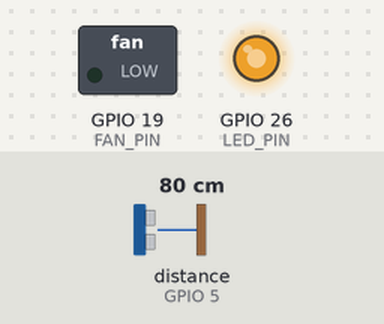
A sketch run on a simulated ESP32. Shown: switched loads named in the sketch (green lamp = pin HIGH), output pins drawn as LEDs (lit = HIGH). Inputs (shaded band) come from the test bench; at power-on: distance to the obstacle (sensor on GPIO 5) 80 cm. The echo pulse lasts 58.3 µs per cm; WiFi joins after 1.5 s; servers stay silent unless stated; the local clock reads 2024-03-15 10:24:30 at power-on unless the sketch sets it; no MQTT or app messages arrive unless stated; what the sketch prints to the serial monitor is not drawn.

Above: at 2.2 s.
2.3 s: distance to the obstacle (sensor on GPIO 5) set to 22 cm
At 2.51 s:
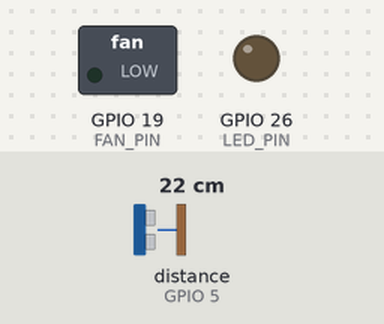
4.2 s: distance to the obstacle (sensor on GPIO 5) set to 17 cm
At 5.8 s:
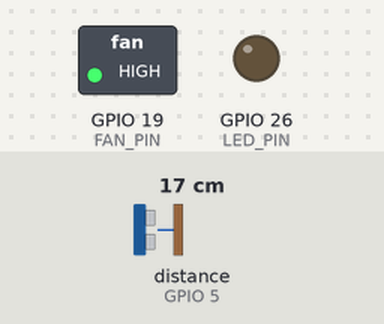
Timing chart, 0 to 8.4 s (numbered marks = the images above; inputs shaded):
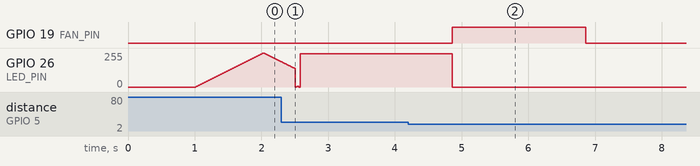

The sketch:

firmware.ino
```cpp
#include "wifi.h"
#include "ntp.h"
#include "mqtt.h"
#include "hardware.h"

long lastMessageTime = 0;
long lastMeasure = millis();
long lastActivation = millis() - 30000;

void
sendHeartBeat(
) {

  if (lastMessageTime == 0 ||
      millis() - lastMessageTime > (60000) ) {

    char payload[MSG_SIZE] = {0};

    messageGenerator(payload, true);

    mqtt_publish(payload);

    lastMessageTime = millis();

  }
}

void
sendMessage(
) {
  char payload[MSG_SIZE] = {0};
  messageGenerator(payload, false);
  mqtt_publish(payload);
  lastMessageTime = millis();
}

void setup() {

  hardwareSetup();

  //Debug Fan
  //  while(1){
  //    activateFan();
  //    delay(2000);
  //  }

  Serial.println(" ");
  Serial.println(" ");
  Serial.println(VERSION);
  Serial.println(" ");

}

void loop() {

  now = time(nullptr);

  while ( !wifiConnect() || !mqttConnect() ) {
    Serial.println("Nova tentativa em 5 segundos");
    delay(5000);
  }

  client.loop();

  sendHeartBeat( );

  if ( millis() - lastMeasure > 250 &&
       millis() - lastActivation > 30000 ) {

    setLedBright(1000);
    long mm = getDistance();
    Serial.printf("distancia: %ld\n", mm);
    int count = 0;
    while ( mm > 50 && mm < 200 ) {

      if ( count == 2 ) {
        setLedBright(0);
        lastActivation = millis();
        activateFan();
        sendMessage();
        break;
      }

      mm = getDistance();
      count++;

      delay(250);
    }

    lastMeasure = millis();
  }
}
```

hardware.h
```cpp
#pragma once

#include <hcsr04.h>

#define TRIG_PIN 4
#define ECHO_PIN 5

hw_timer_t *timer = NULL;
bool ledIncBright = true;

HCSR04 hcsr04(TRIG_PIN, ECHO_PIN, 20, 4000);

#define LED_PIN 26
#define FAN_PIN 19

static uint16_t  ledBright = 0;

void setLedBright(
  uint16_t value
) {
  if (value > 1023) {
    ledBright = 1023;
  } else {
    ledBright = value;
  }

  ledcWrite(0, ledBright);
}

bool
increaseLedBright(
  uint8_t value
) {
  if ( ledBright + value < 1023) {
    ledBright += value;
    ledcWrite(0, ledBright);
    return true;
  } else {
    ledBright = 1023;
    ledcWrite(0, ledBright);
    return false;
  }
}

bool
decreaseLedBright(
  uint16_t value
) {
  if ( ledBright > value ) {
    ledBright = ledBright - value;
    ledcWrite(0, ledBright);
    return true;
  } else {
    ledBright = 0;
    ledcWrite(0, ledBright);
    return false;
  }
}

void
hardwareSetup(
) {

  Serial.begin(115200);
  delay(1000);

  pinMode(LED_PIN, OUTPUT);
  pinMode(FAN_PIN, OUTPUT);
  ledcAttachPin(LED_PIN, 0);
  ledcSetup(0, 1000, 10);

}

void
ledWaitingModeTask(
) {
  if ( ledIncBright ) {
    if ( !increaseLedBright(10) ) {
      ledIncBright = false;
    }
  }
  else {
    if ( !decreaseLedBright(10)) {
      ledIncBright = true;
    }
  }
}

void
ledWaitingModeStop(
) {
  if (timer != NULL) {
    timerEnd(timer);
    timer = NULL;
  }
  setLedBright(0);
}

void
ledWaitingModeStart(
) {

  if ( timer != NULL) {
    ledWaitingModeStop();
    delay(100);
  }

  timer = timerBegin(0, 80, true);
  timerAttachInterrupt(timer, &ledWaitingModeTask, true);
  timerAlarmWrite(timer, 10000, true);
  timerAlarmEnable(timer);

}

void
activateFan(
) {
  digitalWrite(FAN_PIN, HIGH);
  delay(2000);
  digitalWrite(FAN_PIN, LOW);
}

long
getDistance(
) {
  long dist = hcsr04.distanceInMillimeters();
  if (dist < 0) {
    dist = 0;
  }
  return dist;
}
```

mqtt.h
```cpp
#pragma once

#include <PubSubClient.h>
#include "wifi.h"

#define MQTT_BROKER "logicalis-eugeniostg-iothub.azure-devices.net"
#define MQTT_PORT   8883
#define MQTT_USER   "logicalis-eugeniostg-iothub.azure-devices.net/" DEVICE_ID "/api-version=2019-03-30"

#define MQTT_SUB_CLOUD_TO_DEVICE_TOPIC  "devices/" DEVICE_ID "/messages/devicebound/#"
#define MQTT_SUB_INVOKE_BASE_TOPIC      "$iothub/methods/POST/"
#define MQTT_SUB_INVOKE_TOPIC           "$iothub/methods/POST/#"

#define MQTT_PUB_INVOKE_REPLY_TOPIC     "$iothub/methods/res/{status_code}/?$rid={rid}"
#define MQTT_PUB_DEVICE_TO_CLOUD_TOPIC  "devices/" DEVICE_ID "/messages/events/"

PubSubClient client(net);

void
mqtt_client_callback(
  char *topic,
  byte *payload,
  unsigned int length
);

String
pubSubStatus(
  int8_t MQTTStatus
) {

  if (MQTTStatus == MQTT_CONNECTION_TIMEOUT)
    return "TIMEOUT";
  else if (MQTTStatus == MQTT_CONNECTION_LOST)
    return "CONEXÃO PERDIDA";
  else if (MQTTStatus == MQTT_CONNECT_FAILED)
    return "FALHOU";
  else if (MQTTStatus == MQTT_DISCONNECTED)
    return "DESCONCETADO";
  else if (MQTTStatus == MQTT_CONNECTED)
    return "CONECTADO";
  else if (MQTTStatus == MQTT_CONNECT_BAD_PROTOCOL)
    return "ERRO DE PROTOCOLO";
  else if (MQTTStatus == MQTT_CONNECT_BAD_CLIENT_ID)
    return "ERRO DE ID";
  else if (MQTTStatus == MQTT_CONNECT_UNAVAILABLE)
    return "INDISPONIVEL";
  else if (MQTTStatus == MQTT_CONNECT_BAD_CREDENTIALS)
    return "ERRO DE CREDENCIAIS";
  else if (MQTTStatus == MQTT_CONNECT_UNAUTHORIZED)
    return "NÃO AUTORIZADO";
  else
    return "DESCONHECIDO";

}

bool
mqttIsConnected(
) {
  return client.connected();
}

bool
mqttConnect(
) {
  bool result = true;

  if (client.connected()) {
    goto FINISH;
  }

  client.setServer(MQTT_BROKER, MQTT_PORT);
  client.setCallback(mqtt_client_callback);

  ledWaitingModeStart();
  Serial.print("Conectando ao mqtt - ");
  if (client.connect(DEVICE_ID, MQTT_USER, NULL)) {
    Serial.println(pubSubStatus(client.state()));
    if (!client.subscribe(MQTT_SUB_CLOUD_TO_DEVICE_TOPIC)) {
      Serial.printf( "Erro ao subscrever no topico %s - ", MQTT_SUB_CLOUD_TO_DEVICE_TOPIC);
      result = false;
      goto ERROR;
    } else {
      Serial.printf("Inscrito no topico %s\n", MQTT_SUB_CLOUD_TO_DEVICE_TOPIC);
    }
    if (!client.subscribe(MQTT_SUB_INVOKE_TOPIC)) {
      Serial.printf( "Erro ao subscrever no topico %s - ", MQTT_SUB_INVOKE_TOPIC);
      result = false;
      goto ERROR;
    } else {
      Serial.printf("Inscrito no topico %s\n", MQTT_SUB_INVOKE_TOPIC);
    }

    ledWaitingModeStop();
    goto FINISH;
  } else {
    Serial.println(pubSubStatus(client.state()));
    result = false;
  }

ERROR:
  client.disconnect();
FINISH:
  return result;
}

void
mqtt_publish(
  char *payload
) {
  if (client.connected()) {
    if (!client.publish(MQTT_PUB_DEVICE_TO_CLOUD_TOPIC, payload)) {
      Serial.printf("Erro ao publicar no topico %s - %s\r\n",
                    MQTT_PUB_DEVICE_TO_CLOUD_TOPIC ,
                    pubSubStatus(client.state()));
    } else {
      Serial.printf("Mensagem publicada no topico %s: \r\n%s\r\n",
                    MQTT_PUB_DEVICE_TO_CLOUD_TOPIC ,
                    payload);
    }
  } else {
    Serial.println("Mqtt desconectado");
  }
}

void
mqtt_client_callback(
  char *topic,
  byte *payload,
  unsigned int length
) {

}
```

ntp.h
```cpp
#pragma once

#define UTC_TIME_ZONE_BRAZIL_HOURS -3
#define UTC_TIME_ZONE_BRAZIL_SECONDS UTC_TIME_ZONE_BRAZIL_HOURS * 3600
#define DST_HOURS 0
#define DST_SECONDS DST_HOURS * 3600
#define CURRENT_TIME_APROXIMATION_AS_EPOCH_SECONDS 1510592825
#define NTP_SERVER_0 "pool.ntp.org"
#define NTP_SERVER_1 "time.nist.gov"

time_t now;
time_t nowish = CURRENT_TIME_APROXIMATION_AS_EPOCH_SECONDS;
long lastSetup = 0;

void
NTPSetup(
) {
  if ( lastSetup != 0 &&
       millis() - lastSetup < ( 1 * 60 * 60 * 1000 )) { //atualiza a cada hora
    return;
  }

  Serial.println("Ajustando Data/Hora.");

  // Configure the NTP servers
  configTime( UTC_TIME_ZONE_BRAZIL_SECONDS,
              DST_SECONDS,
              NTP_SERVER_0,
              NTP_SERVER_1);

  // Wait for the current time to be updated
  now = time(nullptr);
  while (now < nowish) {
    delay(500);
    Serial.print(".");
    now = time(nullptr);
  }

  Serial.println(" ");

  lastSetup = millis();

}
```

secrets.h
```cpp
#pragma once

#define VERSION       "Aromni 2020 - V0.005"
#define WIFI_SSID     "ssid"
#define WIFI_PASSWORD "pass"

#define DEVICE_ID "07f3c9e2-0a58-4872-8c8a-a935f901ab51"

#define MSG_SIZE 500

/*
 * CA certificate
 */
static const char cacert[] PROGMEM = \
"-----BEGIN CERTIFICATE-----\n"\
"MIIDdzCCAl+gAwIBAgIEAgAAuTANBgkqhkiG9w0BAQUFADBaMQswCQYDVQQGEwJJ\n"\
"RTESMBAGA1UEChMJQmFsdGltb3JlMRMwEQYDVQQLEwpDeWJlclRydXN0MSIwIAYD\n"\
"VQQDExlCYWx0aW1vcmUgQ3liZXJUcnVzdCBSb290MB4XDTAwMDUxMjE4NDYwMFoX\n"\
"DTI1MDUxMjIzNTkwMFowWjELMAkGA1UEBhMCSUUxEjAQBgNVBAoTCUJhbHRpbW9y\n"\
"ZTETMBEGA1UECxMKQ3liZXJUcnVzdDEiMCAGA1UEAxMZQmFsdGltb3JlIEN5YmVy\n"\
"VHJ1c3QgUm9vdDCCASIwDQYJKoZIhvcNAQEBBQADggEPADCCAQoCggEBAKMEuyKr\n"\
"mD1X6CZymrV51Cni4eiVgLGw41uOKymaZN+hXe2wCQVt2yguzmKiYv60iNoS6zjr\n"\
"IZ3AQSsBUnuId9Mcj8e6uYi1agnnc+gRQKfRzMpijS3ljwumUNKoUMMo6vWrJYeK\n"\
"mpYcqWe4PwzV9/lSEy/CG9VwcPCPwBLKBsua4dnKM3p31vjsufFoREJIE9LAwqSu\n"\
"XmD+tqYF/LTdB1kC1FkYmGP1pWPgkAx9XbIGevOF6uvUA65ehD5f/xXtabz5OTZy\n"\
"dc93Uk3zyZAsuT3lySNTPx8kmCFcB5kpvcY67Oduhjprl3RjM71oGDHweI12v/ye\n"\
"jl0qhqdNkNwnGjkCAwEAAaNFMEMwHQYDVR0OBBYEFOWdWTCCR1jMrPoIVDaGezq1\n"\
"BE3wMBIGA1UdEwEB/wQIMAYBAf8CAQMwDgYDVR0PAQH/BAQDAgEGMA0GCSqGSIb3\n"\
"DQEBBQUAA4IBAQCFDF2O5G9RaEIFoN27TyclhAO992T9Ldcw46QQF+vaKSm2eT92\n"\
"9hkTI7gQCvlYpNRhcL0EYWoSihfVCr3FvDB81ukMJY2GQE/szKN+OMY3EU/t3Wgx\n"\
"jkzSswF07r51XgdIGn9w/xZchMB5hbgF/X++ZRGjD8ACtPhSNzkE1akxehi/oCr0\n"\
"Epn3o0WC4zxe9Z2etciefC7IpJ5OCBRLbf1wbWsaY71k5h+3zvDyny67G7fyUIhz\n"\
"ksLi4xaNmjICq44Y3ekQEe5+NauQrz4wlHrQMz2nZQ/1/I6eYs9HRCwBXbsdtTLS\n"\
"R9I4LtD+gdwyah617jzV/OeBHRnDJELqYzmp\n"\
"-----END CERTIFICATE-----\n";

/*
 * cert.perm
 */
static const char client_cert[] PROGMEM = \
"-----BEGIN CERTIFICATE-----\n"\
"MIIDCTCCAfGgAwIBAgIUc9sfOxuufLjg1BhpSL1LxWPlAlcwDQYJKoZIhvcNAQEL\n"\
"BQAwFDESMBAGA1UEAwwJbG9jYWxob3N0MB4XDTIwMTAwNDAwMTMzMVoXDTIxMTAw\n"\
"NDAwMTMzMVowFDESMBAGA1UEAwwJbG9jYWxob3N0MIIBIjANBgkqhkiG9w0BAQEF\n"\
"AAOCAQ8AMIIBCgKCAQEAqocHwJvY6gO2Q3bLDJfAb1/ubki3vgjA6/CNOL4arLgc\n"\
"VAHBCQ9AGMfGDMDo7L1QIT6w1OwEiKhGjo4PVogSAFMwLoYsm/9kx0HRrwtIC4I+\n"\
"gnCOCFUqnuDgcKFMRCEKCzs0KrOZt4w5GRmAAIe10875YZyGy1QjzflNaNwGrRA+\n"\
"Q215Q4In0UZdtA+8XgPkBORD3tzU4CrFXpMiUKow8p0uIzc8ikdy5U/P6X35rC6I\n"\
"72tHsohVKjgWY1Sgmva3vBqsj3mAS1DNavoe1jYakU+2ada79o3pyI1LZzMF9IOb\n"\
"FFtqnJg05WJP+dBX9nnuo9aCzsa2B3CBQwsbpuMjgQIDAQABo1MwUTAdBgNVHQ4E\n"\
"FgQUS3Ti2z/Qy34sw2RWJ1Qm9HGCNJcwHwYDVR0jBBgwFoAUS3Ti2z/Qy34sw2RW\n"\
"J1Qm9HGCNJcwDwYDVR0TAQH/BAUwAwEB/zANBgkqhkiG9w0BAQsFAAOCAQEAiia4\n"\
"XvjW57RQQD+Sp/sI8CKLsk/7KypU/L7ibHGrbqf2driegnP8XMaICMOy39VktoLY\n"\
"RltCLrbljirHbjq0lWlkFBycHSpMF122SgK5HQC0+WoxZcvaGIrua9y6uWumezyV\n"\
"xL6pYp16jb+X9JUCKm6yU/yMJrbKqkZPYN+WS+S4gyVRybK1PjO+iI7a0/hqm8jQ\n"\
"VVYW28jIJNcmE4NZaid6w9p1kFwgM0/oKaV2VQ3lahgO9lW00SSNE0MM8SXcenks\n"\
"smGcoh9jCJIst7AeMfLz5yhIWgvtNIikp2jboAJ2h1htaomiQIwNOWO7jXO+ZBv3\n"\
"uyxRRbVffFXPfzzUxQ==\n"\
"-----END CERTIFICATE-----\n";

/*
 * key.perm
 */
static const char privkey[] PROGMEM = \
"-----BEGIN PRIVATE KEY-----\n"
"MIIEvQIBADANBgkqhkiG9w0BAQEFAASCBKcwggSjAgEAAoIBAQCqhwfAm9jqA7ZD\n"
"dssMl8BvX+5uSLe+CMDr8I04vhqsuBxUAcEJD0AYx8YMwOjsvVAhPrDU7ASIqEaO\n"
"jg9WiBIAUzAuhiyb/2THQdGvC0gLgj6CcI4IVSqe4OBwoUxEIQoLOzQqs5m3jDkZ\n"
"GYAAh7XTzvlhnIbLVCPN+U1o3AatED5DbXlDgifRRl20D7xeA+QE5EPe3NTgKsVe\n"
"kyJQqjDynS4jNzyKR3LlT8/pffmsLojva0eyiFUqOBZjVKCa9re8GqyPeYBLUM1q\n"
"+h7WNhqRT7Zp1rv2jenIjUtnMwX0g5sUW2qcmDTlYk/50Ff2ee6j1oLOxrYHcIFD\n"
"Cxum4yOBAgMBAAECggEBAI1d56VbDZXigeSnxGiqHRO3mXe/vONDanuuLcTOhFqP\n"
"Ppy934NdKyvf4WWNPwuTXaxRxlKdXpzTs7pWNozrvNCcJiNLhAvGy4sMG4Jbfdxc\n"
"mumT2Ys631xa3HVConEQWr041WRZA6PQET2nkB/gYXI38TFki7JgDFaix/OYA8jP\n"
"hcaZ3Z2wXqE4p8nKXRWT78h1KCX0lqwg/ivivKu03Tx7M/T5yp6IUkypUJO+wj9t\n"
"bwD9gl4lNbQZw5cXfx7PtmDm0EgEp98E37+f7qjODxh0ggPqSns9oxnV9DJCWY8N\n"
"IG3K4zzhsLDERnlpv98y3m6AGsh2fljIG9w7Rb1NqAkCgYEA2LuDof2tiYytNMZ6\n"
"jPjzgMG2RR3J5Q9vgKirCjYQuG+NQjweIhDMAxpCwvFfoFybq6kO8u72+ST5hxs0\n"
"K6eBw8j0KRjB+fnDdXp3SyGC91HJodaTFUhz1tFgG0GI2oAA92QWXrgQ2SwGLqlG\n"
"cqTf3HN9twsPjgR5YF0GviRazNsCgYEAyWxvYF09U1mWsgsnej1WZp2PTaokZXNN\n"
"/M/C8UtSvXD+mStnUtjDQJMo4gw93y+NhNufjgQFERNV6d6cnZhEcUtJVrJDFWct\n"
"K0loeffVCTBL7siQeQhwT3z9pPb1FMPk2SVdYi3N9s+WFzRI5w7GBpwgGIT5fyX2\n"
"qektmrchUdMCgYBoffeX6UN6tq1nbW32e6yC3mIvbo5BdrCumiNkl+51zaqQTYXF\n"
"rM1/jXC0pkURfrS7DZYcgCPouO/pOK9tgKQqrb8x9TLIf6fCAxpyyaRn8zHAakCd\n"
"mUHoRygL3AvMNLzCianTXvEYk4Yjhw9lBKK9mZz53EZSlUujrxYqJEL20wKBgHaF\n"
"UsgONT6tUan0PEeGfielgKQ/gGkdvv8KtXfMTaRhL76rNoIeQE3oCb9xWprQXWKW\n"
"5LzpCp4wlXYm4lstNODBXycff6/BZWe6KzrRpM5iV9vqsnA1kfiD4LBIDJAqcKeB\n"
"gAB8WVxoa7W9s0QaglVzWsNyw2iYyxrRtV77cSS3AoGAO6zzYC/urnYqGoRJ8exO\n"
"bH2FQggVG6VCzQ/bl7/FdiXptJ8qcE+gZK15A2dD7X7D2dSSs7E1oHrLtZoQjYC+\n"
"xVyPmRslXP26n+8V1kp3qXHeqbvVLut5guS/n62Cl8iRptz4UiAV3TpOWkpC2MuK\n"
"160NDT/6ZJ/Dsq11x3HssYQ=\n"
"-----END PRIVATE KEY-----\n";

void
messageGenerator(
  char message[MSG_SIZE],
  bool heartBeat
) {

  if( message == NULL ){
    return;
  }

  struct timeval tv = {0};
  gettimeofday(&tv, NULL);

  snprintf( message,
            MSG_SIZE,
            "{\r\n"\
            "  \"schema\": \"aromni_schema\",\r\n"\
            "  \"payload\": {\r\n"\
            "    \"deviceid\": \"%s\",\r\n"\
            "    \"datetime\": \"%ld\",\r\n"\
            "    \"heartbeat\": %s\r\n"\
            "  }\r\n"\
            "}\r\n",
            DEVICE_ID,
            tv.tv_sec,
            (heartBeat == true)?"true":"false");
}
```

wifi.h
```cpp
#pragma once

#include <WiFi.h>
#include <WiFiClientSecure.h>
#include "hardware.h"
#include "secrets.h"
#include "ntp.h"

WiFiClientSecure net;

bool
wifiConnect(
) {
  bool result = true;
  long timeout = millis();
  bool ledIncreasing = true;

  if ( WiFi.status() == WL_CONNECTED ) {
    goto FINISH;
  }

  WiFi.setHostname(DEVICE_ID);
  WiFi.mode(WIFI_STA);
  WiFi.begin(WIFI_SSID, WIFI_PASSWORD);

  Serial.printf("Conectando a rede: %s\n", WIFI_SSID);

  ledWaitingModeStart();

  while (millis() - timeout < 20000 ) {
    if ( WiFi.status() != WL_CONNECTED ) {
      Serial.print(".");
      delay(500);
    } else {
      break;
    }
  }

  ledWaitingModeStop();

  if (WiFi.status() != WL_CONNECTED) {
    Serial.println("\nFalha na conexão - TIME OUT");
    result = false;
    goto ERROR;
  } else {
    Serial.println("\nConectado");
  }

  net.setCACert(cacert);
  net.setCertificate(client_cert);
  net.setPrivateKey(privkey);

FINISH:
  NTPSetup();
ERROR:
  return result;
}
```

Measured:
- the behaviour switches between 20 and 19 cm on distance to the obstacle (sensor on GPIO 5) (found by bisection; images 1 and 2)
- after the input at 4.2 s, GPIO 19 (FAN_PIN): LOW → HIGH after 0.66 s, → LOW 2.0 s later; GPIO 26 (LED_PIN): 249/255 → 0/255 after 0.66 s
